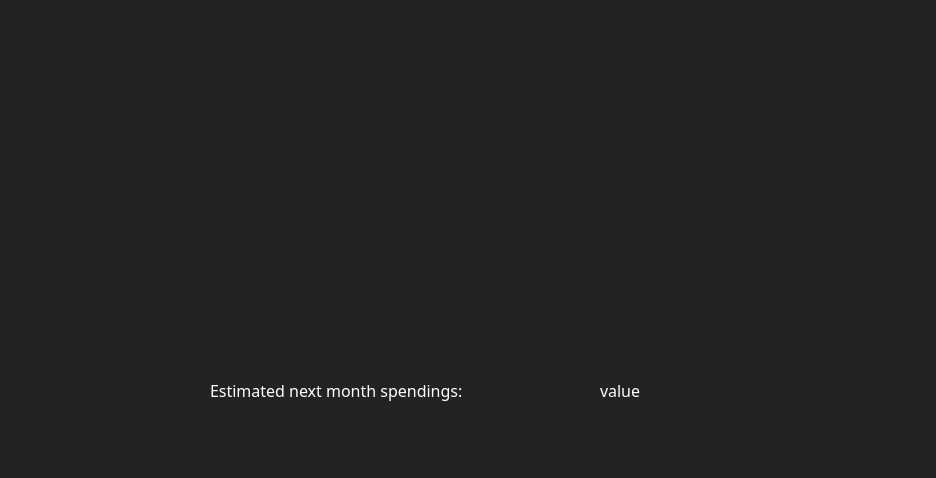
<?xml version="1.0" encoding="UTF-8"?>
<ui version="4.0">
 <class>TransferFrame</class>
 <widget class="QFrame" name="TransferFrame">
  <property name="geometry">
   <rect>
    <x>0</x>
    <y>0</y>
    <width>936</width>
    <height>478</height>
   </rect>
  </property>
  <property name="font">
   <font>
    <family>OCR A Extended</family>
    <pointsize>16</pointsize>
   </font>
  </property>
  <property name="windowTitle">
   <string>Frame</string>
  </property>
  <property name="styleSheet">
   <string notr="true">background-color: rgb(35,35,35)</string>
  </property>
  <widget class="QLabel" name="l_estimated_next_month_spending">
   <property name="geometry">
    <rect>
     <x>210</x>
     <y>370</y>
     <width>371</width>
     <height>41</height>
    </rect>
   </property>
   <property name="font">
    <font>
     <family>OCR A Extended</family>
     <pointsize>12</pointsize>
    </font>
   </property>
   <property name="styleSheet">
    <string notr="true">color : #fff;</string>
   </property>
   <property name="text">
    <string>Estimated next month spendings:</string>
   </property>
  </widget>
  <widget class="QLabel" name="l_value_next_month_sp">
   <property name="geometry">
    <rect>
     <x>600</x>
     <y>370</y>
     <width>81</width>
     <height>41</height>
    </rect>
   </property>
   <property name="font">
    <font>
     <family>OCR A Extended</family>
     <pointsize>12</pointsize>
    </font>
   </property>
   <property name="styleSheet">
    <string notr="true">color : #fff;</string>
   </property>
   <property name="text">
    <string>value</string>
   </property>
  </widget>
  <widget class="QWidget" name="widget_2" native="true">
   <property name="geometry">
    <rect>
     <x>210</x>
     <y>80</y>
     <width>501</width>
     <height>221</height>
    </rect>
   </property>
  </widget>
 </widget>
 <resources/>
 <connections/>
</ui>
